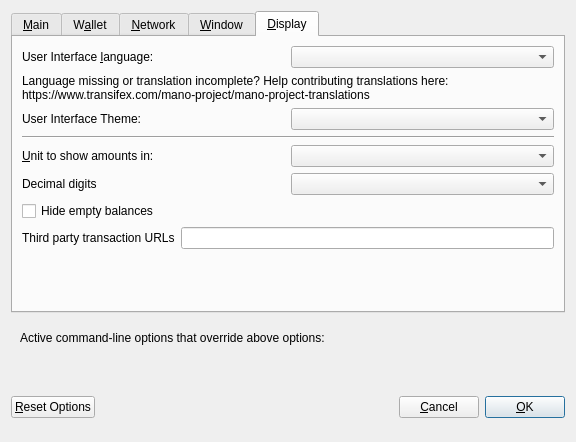
<?xml version="1.0" encoding="UTF-8"?>
<ui version="4.0">
 <class>OptionsDialog</class>
 <widget class="QDialog" name="OptionsDialog">
  <property name="geometry">
   <rect>
    <x>0</x>
    <y>0</y>
    <width>576</width>
    <height>442</height>
   </rect>
  </property>
  <property name="windowTitle">
   <string>Options</string>
  </property>
  <property name="modal">
   <bool>true</bool>
  </property>
  <layout class="QVBoxLayout" name="verticalLayout">
   <item>
    <widget class="QTabWidget" name="tabWidget">
     <property name="currentIndex">
      <number>4</number>
     </property>
     <widget class="QWidget" name="tabMain">
      <attribute name="title">
       <string>&amp;Main</string>
      </attribute>
      <layout class="QVBoxLayout" name="verticalLayout_Main">
       <item>
        <widget class="QCheckBox" name="bitcoinAtStartup">
         <property name="toolTip">
          <string>Automatically start MANO after logging in to the system.</string>
         </property>
         <property name="text">
          <string>&amp;Start MANO on system login</string>
         </property>
        </widget>
       </item>
       <item>
        <layout class="QHBoxLayout" name="horizontalLayout_2_Main">
         <item>
          <widget class="QLabel" name="databaseCacheLabel">
           <property name="text">
            <string>Size of &amp;database cache</string>
           </property>
           <property name="textFormat">
            <enum>Qt::PlainText</enum>
           </property>
           <property name="buddy">
            <cstring>databaseCache</cstring>
           </property>
          </widget>
         </item>
         <item>
          <widget class="QSpinBox" name="databaseCache"/>
         </item>
         <item>
          <widget class="QLabel" name="databaseCacheUnitLabel">
           <property name="text">
            <string>MB</string>
           </property>
           <property name="textFormat">
            <enum>Qt::PlainText</enum>
           </property>
          </widget>
         </item>
         <item>
          <spacer name="horizontalSpacer_2_Main">
           <property name="orientation">
            <enum>Qt::Horizontal</enum>
           </property>
           <property name="sizeHint" stdset="0">
            <size>
             <width>40</width>
             <height>20</height>
            </size>
           </property>
          </spacer>
         </item>
        </layout>
       </item>
       <item>
        <layout class="QHBoxLayout" name="horizontalLayout_3_Main">
         <item>
          <widget class="QLabel" name="threadsScriptVerifLabel">
           <property name="text">
            <string>Number of script &amp;verification threads</string>
           </property>
           <property name="textFormat">
            <enum>Qt::PlainText</enum>
           </property>
           <property name="buddy">
            <cstring>threadsScriptVerif</cstring>
           </property>
          </widget>
         </item>
         <item>
          <widget class="QSpinBox" name="threadsScriptVerif">
           <property name="toolTip">
            <string>(0 = auto, &lt;0 = leave that many cores free)</string>
           </property>
          </widget>
         </item>
         <item>
          <spacer name="horizontalSpacer_3_Main">
           <property name="orientation">
            <enum>Qt::Horizontal</enum>
           </property>
           <property name="sizeHint" stdset="0">
            <size>
             <width>40</width>
             <height>20</height>
            </size>
           </property>
          </spacer>
         </item>
        </layout>
       </item>
       <item>
        <spacer name="verticalSpacer_2">
         <property name="orientation">
          <enum>Qt::Vertical</enum>
         </property>
         <property name="sizeHint" stdset="0">
          <size>
           <width>20</width>
           <height>40</height>
          </size>
         </property>
        </spacer>
       </item>
      </layout>
     </widget>
     <widget class="QWidget" name="tabWallet">
      <attribute name="title">
       <string>W&amp;allet</string>
      </attribute>
      <layout class="QVBoxLayout" name="verticalLayout_Wallet">
       <item>
        <layout class="QHBoxLayout" name="horizontalLayout_2_Wallet">
         <item>
          <widget class="QLabel" name="labelStakeSplitThresholdText">
           <property name="text">
            <string>Stake split threshold:</string>
           </property>
          </widget>
         </item>
         <item>
          <widget class="QSpinBox" name="spinBoxStakeSplitThreshold">
           <property name="minimum">
            <number>1</number>
           </property>
           <property name="maximum">
            <number>999999</number>
           </property>
          </widget>
         </item>
        </layout>
       </item>
       <item>
        <widget class="QGroupBox" name="groupBox">
         <property name="title">
          <string>Expert</string>
         </property>
         <layout class="QVBoxLayout" name="verticalLayout_2">
          <item>
           <widget class="QCheckBox" name="coinControlFeatures">
            <property name="toolTip">
             <string>Whether to show coin control features or not.</string>
            </property>
            <property name="text">
             <string>Enable coin &amp;control features</string>
            </property>
           </widget>
          </item>
          <item>
           <widget class="QCheckBox" name="showMasternodesTab">
            <property name="toolTip">
             <string>Show additional tab listing all your masternodes in first sub-tab&lt;br/&gt;and all masternodes on the network in second sub-tab.</string>
            </property>
            <property name="text">
             <string>Show Masternodes Tab</string>
            </property>
           </widget>
          </item>
          <item>
           <widget class="QCheckBox" name="spendZeroConfChange">
            <property name="toolTip">
             <string>If you disable the spending of unconfirmed change, the change from a transaction&lt;br/&gt;cannot be used until that transaction has at least one confirmation.&lt;br/&gt;This also affects how your balance is computed.</string>
            </property>
            <property name="text">
             <string>&amp;Spend unconfirmed change</string>
            </property>
           </widget>
          </item>
         </layout>
        </widget>
       </item>
       <item>
        <spacer name="verticalSpacer_Wallet">
         <property name="orientation">
          <enum>Qt::Vertical</enum>
         </property>
         <property name="sizeHint" stdset="0">
          <size>
           <width>20</width>
           <height>40</height>
          </size>
         </property>
        </spacer>
       </item>
      </layout>
     </widget>
     <widget class="QWidget" name="tabNetwork">
      <attribute name="title">
       <string>&amp;Network</string>
      </attribute>
      <layout class="QVBoxLayout" name="verticalLayout_Network">
       <item>
        <widget class="QCheckBox" name="mapPortUpnp">
         <property name="toolTip">
          <string>Automatically open the MANO client port on the router. This only works when your router supports UPnP and it is enabled.</string>
         </property>
         <property name="text">
          <string>Map port using &amp;UPnP</string>
         </property>
        </widget>
       </item>
       <item>
        <widget class="QCheckBox" name="allowIncoming">
         <property name="toolTip">
          <string>Accept connections from outside</string>
         </property>
         <property name="text">
          <string>Allow incoming connections</string>
         </property>
        </widget>
       </item>
       <item>
        <widget class="QCheckBox" name="connectSocks">
         <property name="toolTip">
          <string>Connect to the MANO network through a SOCKS5 proxy.</string>
         </property>
         <property name="text">
          <string>&amp;Connect through SOCKS5 proxy (default proxy):</string>
         </property>
        </widget>
       </item>
       <item>
        <layout class="QHBoxLayout" name="horizontalLayout_1_Network">
         <item>
          <widget class="QLabel" name="proxyIpLabel">
           <property name="text">
            <string>Proxy &amp;IP:</string>
           </property>
           <property name="textFormat">
            <enum>Qt::PlainText</enum>
           </property>
           <property name="buddy">
            <cstring>proxyIp</cstring>
           </property>
          </widget>
         </item>
         <item>
          <widget class="QValidatedLineEdit" name="proxyIp">
           <property name="minimumSize">
            <size>
             <width>140</width>
             <height>0</height>
            </size>
           </property>
           <property name="maximumSize">
            <size>
             <width>140</width>
             <height>16777215</height>
            </size>
           </property>
           <property name="toolTip">
            <string>IP address of the proxy (e.g. IPv4: 127.0.0.1 / IPv6: ::1)</string>
           </property>
          </widget>
         </item>
         <item>
          <widget class="QLabel" name="proxyPortLabel">
           <property name="text">
            <string>&amp;Port:</string>
           </property>
           <property name="textFormat">
            <enum>Qt::PlainText</enum>
           </property>
           <property name="buddy">
            <cstring>proxyPort</cstring>
           </property>
          </widget>
         </item>
         <item>
          <widget class="QLineEdit" name="proxyPort">
           <property name="minimumSize">
            <size>
             <width>75</width>
             <height>0</height>
            </size>
           </property>
           <property name="maximumSize">
            <size>
             <width>55</width>
             <height>16777215</height>
            </size>
           </property>
           <property name="toolTip">
            <string>Port of the proxy (e.g. 9050)</string>
           </property>
          </widget>
         </item>
         <item>
          <spacer name="horizontalSpacer_1_Network">
           <property name="orientation">
            <enum>Qt::Horizontal</enum>
           </property>
           <property name="sizeHint" stdset="0">
            <size>
             <width>40</width>
             <height>20</height>
            </size>
           </property>
          </spacer>
         </item>
        </layout>
       </item>
       <item>
        <spacer name="verticalSpacer_Network">
         <property name="orientation">
          <enum>Qt::Vertical</enum>
         </property>
         <property name="sizeHint" stdset="0">
          <size>
           <width>20</width>
           <height>40</height>
          </size>
         </property>
        </spacer>
       </item>
      </layout>
     </widget>
     <widget class="QWidget" name="tabWindow">
      <attribute name="title">
       <string>&amp;Window</string>
      </attribute>
      <layout class="QVBoxLayout" name="verticalLayout_Window">
       <item>
        <widget class="QCheckBox" name="minimizeToTray">
         <property name="toolTip">
          <string>Show only a tray icon after minimizing the window.</string>
         </property>
         <property name="text">
          <string>&amp;Minimize to the tray instead of the taskbar</string>
         </property>
        </widget>
       </item>
       <item>
        <widget class="QCheckBox" name="minimizeOnClose">
         <property name="toolTip">
          <string>Minimize instead of exit the application when the window is closed. When this option is enabled, the application will be closed only after selecting Quit in the menu.</string>
         </property>
         <property name="text">
          <string>M&amp;inimize on close</string>
         </property>
        </widget>
       </item>
       <item>
        <spacer name="verticalSpacer_Window">
         <property name="orientation">
          <enum>Qt::Vertical</enum>
         </property>
         <property name="sizeHint" stdset="0">
          <size>
           <width>20</width>
           <height>40</height>
          </size>
         </property>
        </spacer>
       </item>
      </layout>
     </widget>
     <widget class="QWidget" name="tabDisplay">
      <attribute name="title">
       <string>&amp;Display</string>
      </attribute>
      <layout class="QVBoxLayout" name="verticalLayout_Display">
       <item>
        <layout class="QHBoxLayout" name="horizontalLayout_1_Display">
         <item>
          <widget class="QLabel" name="langLabel">
           <property name="text">
            <string>User Interface &amp;language:</string>
           </property>
           <property name="textFormat">
            <enum>Qt::PlainText</enum>
           </property>
           <property name="buddy">
            <cstring>lang</cstring>
           </property>
          </widget>
         </item>
         <item>
          <widget class="QValueComboBox" name="lang">
           <property name="toolTip">
            <string>The user interface language can be set here. This setting will take effect after restarting MANO.</string>
           </property>
          </widget>
         </item>
        </layout>
       </item>
       <item>
        <widget class="QLabel" name="label_3">
         <property name="toolTip">
          <string notr="true"/>
         </property>
         <property name="statusTip">
          <string notr="true"/>
         </property>
         <property name="whatsThis">
          <string notr="true"/>
         </property>
         <property name="accessibleName">
          <string notr="true"/>
         </property>
         <property name="text">
          <string>Language missing or translation incomplete? Help contributing translations here:
https://www.transifex.com/mano-project/mano-project-translations</string>
         </property>
         <property name="wordWrap">
          <bool>true</bool>
         </property>
         <property name="openExternalLinks">
          <bool>true</bool>
         </property>
         <property name="textInteractionFlags">
          <set>Qt::TextBrowserInteraction</set>
         </property>
        </widget>
       </item>
       <item>
        <layout class="QHBoxLayout" name="horizontalLayout_4_Display" stretch="0,0">
         <item>
          <widget class="QLabel" name="themeLabel">
           <property name="text">
            <string>User Interface Theme:</string>
           </property>
          </widget>
         </item>
         <item>
          <widget class="QValueComboBox" name="theme"/>
         </item>
        </layout>
       </item>
       <item>
        <widget class="Line" name="line">
         <property name="orientation">
          <enum>Qt::Horizontal</enum>
         </property>
        </widget>
       </item>
       <item>
        <layout class="QHBoxLayout" name="horizontalLayout_2_Display">
         <item>
          <widget class="QLabel" name="unitLabel">
           <property name="text">
            <string>&amp;Unit to show amounts in:</string>
           </property>
           <property name="textFormat">
            <enum>Qt::PlainText</enum>
           </property>
           <property name="buddy">
            <cstring>unit</cstring>
           </property>
          </widget>
         </item>
         <item>
          <widget class="QValueComboBox" name="unit">
           <property name="toolTip">
            <string>Choose the default subdivision unit to show in the interface and when sending coins.</string>
           </property>
          </widget>
         </item>
        </layout>
       </item>
       <item>
        <layout class="QHBoxLayout" name="horizontalLayout_5_Display">
         <item>
          <widget class="QLabel" name="digitsLabel">
           <property name="text">
            <string>Decimal digits</string>
           </property>
          </widget>
         </item>
         <item>
          <widget class="QValueComboBox" name="digits"/>
         </item>
        </layout>
       </item>
       <item>
        <widget class="QCheckBox" name="checkBoxHideZeroBalances">
         <property name="toolTip">
          <string>Hide empty balances</string>
         </property>
         <property name="layoutDirection">
          <enum>Qt::LeftToRight</enum>
         </property>
         <property name="text">
          <string>Hide empty balances</string>
         </property>
        </widget>
       </item>
       <item>
        <layout class="QHBoxLayout" name="horizontalLayout_3_Display">
         <item>
          <widget class="QLabel" name="thirdPartyTxUrlsLabel">
           <property name="toolTip">
            <string>Third party URLs (e.g. a block explorer) that appear in the transactions tab as context menu items. %s in the URL is replaced by transaction hash. Multiple URLs are separated by vertical bar |.</string>
           </property>
           <property name="text">
            <string>Third party transaction URLs</string>
           </property>
           <property name="buddy">
            <cstring>thirdPartyTxUrls</cstring>
           </property>
          </widget>
         </item>
         <item>
          <widget class="QLineEdit" name="thirdPartyTxUrls">
           <property name="toolTip">
            <string>Third party URLs (e.g. a block explorer) that appear in the transactions tab as context menu items. %s in the URL is replaced by transaction hash. Multiple URLs are separated by vertical bar |.</string>
           </property>
          </widget>
         </item>
        </layout>
       </item>
       <item>
        <spacer name="verticalSpacer">
         <property name="orientation">
          <enum>Qt::Vertical</enum>
         </property>
         <property name="sizeHint" stdset="0">
          <size>
           <width>20</width>
           <height>40</height>
          </size>
         </property>
        </spacer>
       </item>
      </layout>
     </widget>
    </widget>
   </item>
   <item>
    <widget class="QFrame" name="frame">
     <layout class="QVBoxLayout" name="verticalLayout_Bottom">
      <item>
       <layout class="QHBoxLayout" name="horizontalLayout_Bottom">
        <item>
         <widget class="QLabel" name="overriddenByCommandLineInfoLabel">
          <property name="text">
           <string>Active command-line options that override above options:</string>
          </property>
          <property name="textFormat">
           <enum>Qt::PlainText</enum>
          </property>
         </widget>
        </item>
        <item>
         <spacer name="horizontalSpacer_Bottom">
          <property name="orientation">
           <enum>Qt::Horizontal</enum>
          </property>
          <property name="sizeHint" stdset="0">
           <size>
            <width>40</width>
            <height>20</height>
           </size>
          </property>
         </spacer>
        </item>
       </layout>
      </item>
      <item>
       <widget class="QLabel" name="overriddenByCommandLineLabel">
        <property name="text">
         <string/>
        </property>
        <property name="textFormat">
         <enum>Qt::PlainText</enum>
        </property>
        <property name="wordWrap">
         <bool>true</bool>
        </property>
       </widget>
      </item>
     </layout>
    </widget>
   </item>
   <item>
    <layout class="QHBoxLayout" name="horizontalLayout_Buttons">
     <item>
      <widget class="QPushButton" name="resetButton">
       <property name="toolTip">
        <string>Reset all client options to default.</string>
       </property>
       <property name="text">
        <string>&amp;Reset Options</string>
       </property>
       <property name="autoDefault">
        <bool>false</bool>
       </property>
      </widget>
     </item>
     <item>
      <spacer name="horizontalSpacer_1">
       <property name="orientation">
        <enum>Qt::Horizontal</enum>
       </property>
       <property name="sizeHint" stdset="0">
        <size>
         <width>40</width>
         <height>48</height>
        </size>
       </property>
      </spacer>
     </item>
     <item>
      <widget class="QLabel" name="statusLabel">
       <property name="minimumSize">
        <size>
         <width>200</width>
         <height>0</height>
        </size>
       </property>
       <property name="font">
        <font>
         <weight>75</weight>
         <bold>true</bold>
        </font>
       </property>
       <property name="text">
        <string/>
       </property>
       <property name="textFormat">
        <enum>Qt::PlainText</enum>
       </property>
       <property name="wordWrap">
        <bool>true</bool>
       </property>
      </widget>
     </item>
     <item>
      <spacer name="horizontalSpacer_2">
       <property name="orientation">
        <enum>Qt::Horizontal</enum>
       </property>
       <property name="sizeHint" stdset="0">
        <size>
         <width>40</width>
         <height>48</height>
        </size>
       </property>
      </spacer>
     </item>
     <item>
      <widget class="QPushButton" name="cancelButton">
       <property name="text">
        <string>&amp;Cancel</string>
       </property>
       <property name="autoDefault">
        <bool>false</bool>
       </property>
      </widget>
     </item>
     <item>
      <widget class="QPushButton" name="okButton">
       <property name="text">
        <string>&amp;OK</string>
       </property>
       <property name="autoDefault">
        <bool>false</bool>
       </property>
       <property name="default">
        <bool>true</bool>
       </property>
      </widget>
     </item>
    </layout>
   </item>
  </layout>
 </widget>
 <customwidgets>
  <customwidget>
   <class>QValidatedLineEdit</class>
   <extends>QLineEdit</extends>
   <header>qvalidatedlineedit.h</header>
  </customwidget>
  <customwidget>
   <class>QValueComboBox</class>
   <extends>QComboBox</extends>
   <header>qvaluecombobox.h</header>
  </customwidget>
 </customwidgets>
 <resources/>
 <connections/>
</ui>
